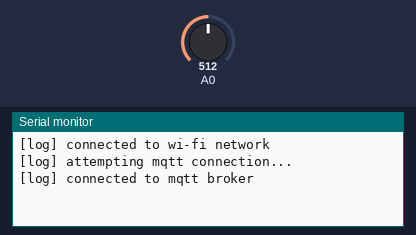
A sketch run on a simulated Arduino MKR. On the bench: the last lines printed to the serial monitor. The test bench sets the inputs (shaded band); at power-on: A0 = 512. WiFi joins after 1.5 s; servers stay silent unless stated; no MQTT or app messages arrive unless stated.

Above: at 2.7 s.
2.8 s: A0 set to 716
At 6.3 s:
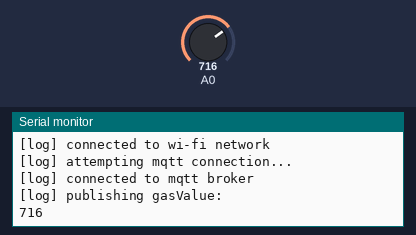
9.7 s: A0 set to 900
At 11.3 s:
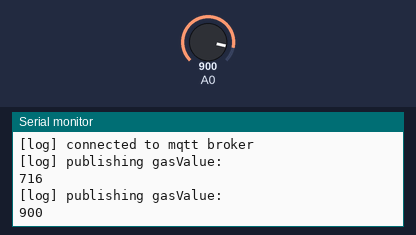

Measured:
- after the input at 2.8 s, the serial monitor: prints a new line after 2.2 s (image 1)
- after the input at 9.7 s, the serial monitor: prints a new line after 0.30 s (image 2)

The sketch:

alarm.ino
```cpp
#include <WiFiNINA.h>
#include <PubSubClient.h>

// iphone hotspot needs "Maximize Compatibility" enabled in hotspot settings
char ssid[] = "iphone";
char pass[] = "sedf-32!";

const char id[] = "arduino-uno-r2";
const char username[] = "board";
const char password[] = "alarmino";
const char broker[] = "172.20.10.2";
const char topic[] = "gas/state";
int port = 8883;

int count = 0;
const long interval = 5000;
unsigned long previous = 0;

WiFiSSLClient wifiClient;
PubSubClient mqttClient(broker, port, wifiClient);

void wifiConnect() {
    int status = WiFi.begin(ssid, pass);

    while (status != WL_CONNECTED) {
        status = WiFi.begin(ssid, pass);

        Serial.println("[log] retrying connection to wi-fi network");

        delay(5000);
    }

    Serial.println("[log] connected to wi-fi network");
}

void mqttConnect() {
    while (!mqttClient.connected()) {
        Serial.println("[log] attempting mqtt connection...");

        if (mqttClient.connect(id, username, password)) {
            Serial.println("[log] connected to mqtt broker");
        }

        else {
            Serial.print("[error] mqtt connection failed with code ");
            Serial.println(mqttClient.state());

            delay(5000);
        }
    }
}

void setup() {
    Serial.begin(9600);

    while (!Serial && millis() < 5000) {
        ;
    }

    wifiConnect();
    mqttConnect();
}

void loop() {
    if (WiFi.status() != WL_CONNECTED) {
        wifiConnect();
    }

    if (!mqttClient.connected()) {
        mqttConnect();
    }

    mqttClient.loop();

    unsigned long current = millis();

    if (current - previous >= interval) {
        previous = current;

        int gasValue = analogRead(A0);
        char gasString[10];
        sprintf(gasString, "%d", gasValue);

        Serial.println("[log] publishing gasValue: ");
        Serial.println(gasValue);

        mqttClient.publish(topic, gasString);
    }
}
```
